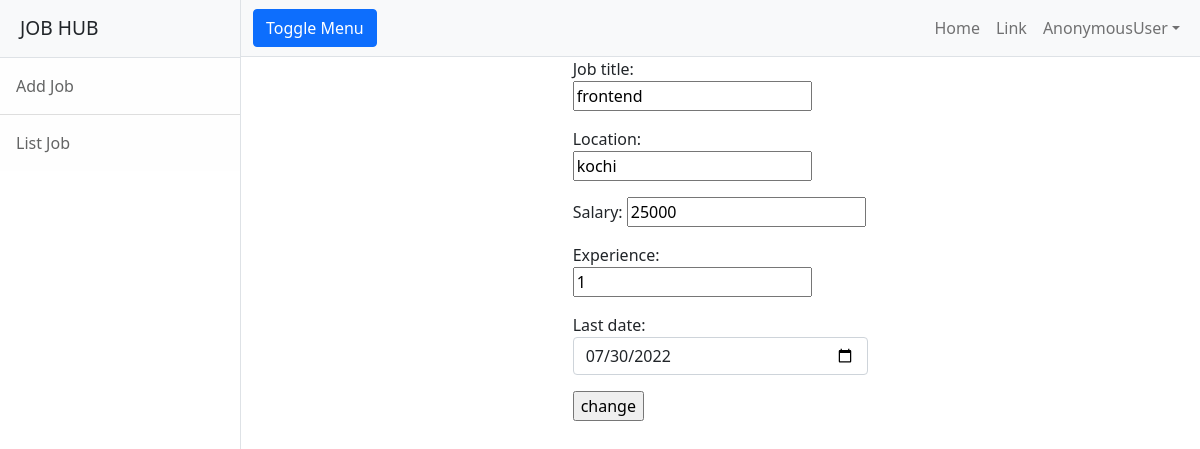
The page /employer/jobs/edit/2 on the database its author committed.
### employer/models.py (models this page shows, shortened)
class Jobs(models.Model):#mapping to table in db
    job_title=models.CharField(max_length=150)
    company=models.ForeignKey(User,on_delete=models.CASCADE,related_name="company")#company is adding the job so it is foreign key-one to many
    location=models.CharField(max_length=150)
    salary=models.PositiveIntegerField(null=True)#if the field is not added it will be added to db
    experience=models.PositiveIntegerField(default=0)#if the person has no experence then it will default as zero but if we added the experience it will change..
    created_date=models.DateField(auto_now_add=True)#obtain automatically current date and time
    last_date=models.DateField(null=True)
    active_status=models.BooleanField(default=True)#

### employer/views.py (the view)
# urls.py: path("jobs/edit/<int:id>",views.JobEditView.as_view(),name="emp-jobedit"),
class JobEditView(UpdateView):
    model=Jobs
    form_class=JobForm
    template_name="emp-jobedit.html"
    success_url=reverse_lazy("emp-alljobs")
    pk_url_kwarg="id"

### employer/forms.py
class JobForm(forms.ModelForm):
    class Meta:
        model=Jobs
        exclude=("company","created_data","active_status")
        widgets={
            "last_date":forms.DateInput(attrs={"class":"form-control",
                                               "type":"date"})
                }

### employer/templates/emp-jobedit.html (shortened to what this page needs)
{%extends 'base.html'%}
 {%block body_block%}
   <div class="row">
       <div class="col-4"></div>
       <div class="col-4">
           <form action="" method="post">
               {{form.as_p}}
               <input type="submit" value="change">
           </form>
       </div>
       <div class="col-4"></div>
   </div>
  {%endblock%}

### rows shown on the page
Jobs: job_title "frontend", location "kochi", salary "25000", experience "1", last_date "07/30/2022"

### other values the page prints
{{ request.user }} "AnonymousUser"
